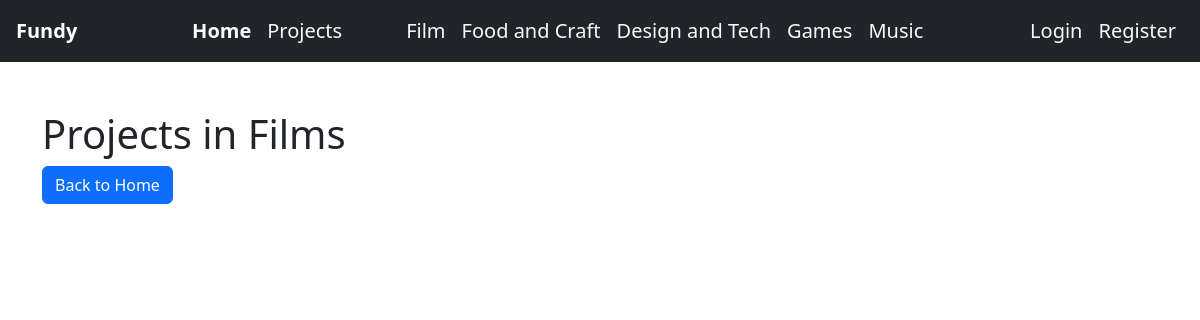
The app's page /category/1/, older data.
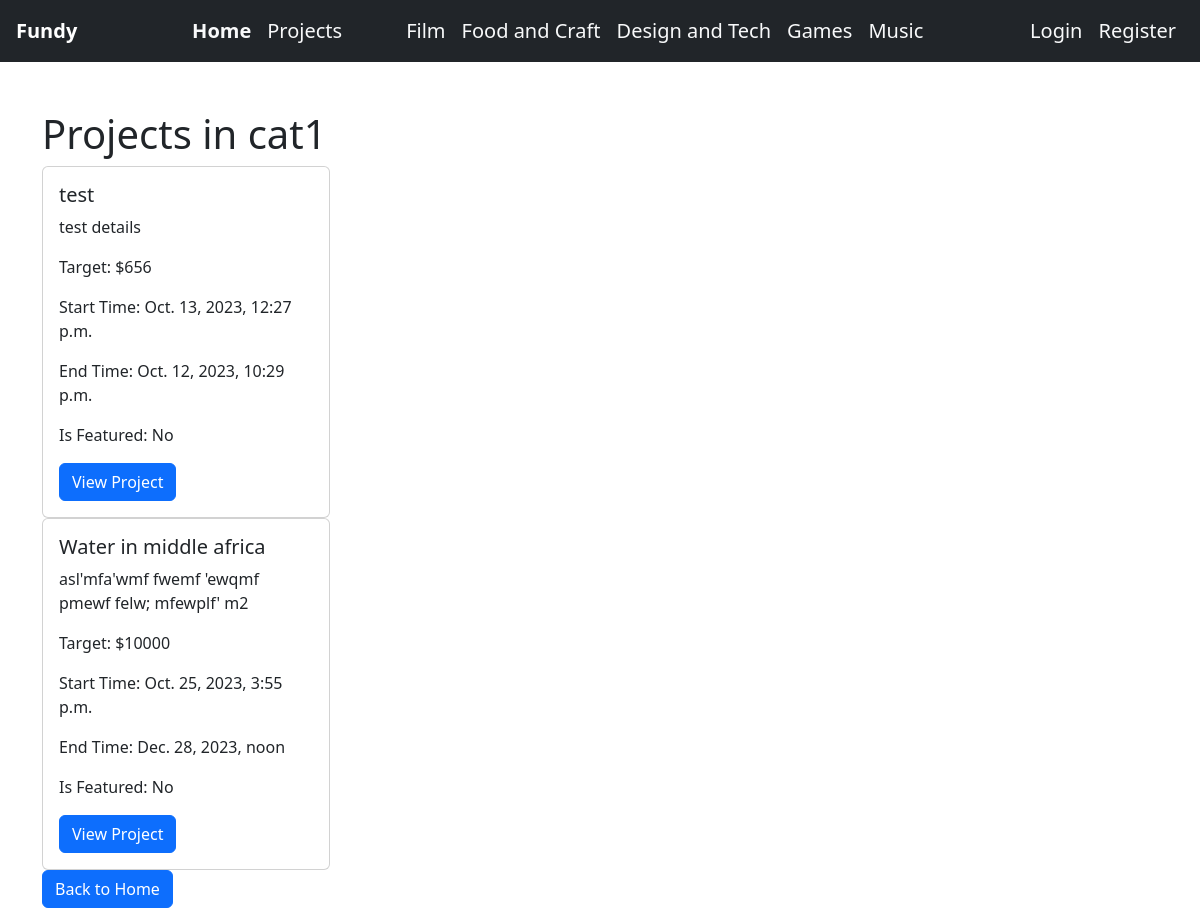
The same page, newer data.
### projects/models.py (models this page shows, shortened)
class CategoriesModel(models.Model):
    name = models.CharField(max_length=50)

class ProjectsModel(models.Model):
    user=models.ForeignKey(UserProfile, related_name='projects',on_delete=models.CASCADE)
    title = models.CharField(max_length=200)
    details = models.TextField(max_length=500)
    category = models.ManyToManyField(CategoriesModel)
    target = models.IntegerField()
    tags = models.ManyToManyField(TagsModel)
    start_time = models.DateTimeField()
    end_time = models.DateTimeField()
    is_featured = models.BooleanField(default=False)
    completed=models.BooleanField(default=False)
    closed=models.BooleanField(default=False)

### projects/views.py (the view)
# urls.py: path("category/<int:category_id>/", views.category_projects, name="category"
def category_projects(request, category_id):
    category = CategoriesModel.objects.get(pk=category_id)
    projects = ProjectsModel.objects.filter(category=category)
    return render(
        request,
        "projects/category_projects.html",
        {"category": category, "projects": projects},
    )

### projects/templates/projects/category_projects.html
{% extends 'base.html'%}
{% load static %}
{%block body%}
    <h1>Projects in {{ category.name }}</h1>
        {% for project in projects %}
            <div class="card d-flex" style="width: 18rem;">
                <div class="card-body">
                    <h5 class="card-title">{{ project.title }}</h5>
                    <p class="card-text">{{ project.details }}</p>
                    <p>Target: ${{ project.target }}</p>
                    <p>Start Time: {{ project.start_time }}</p>
                    <p>End Time: {{ project.end_time }}</p>
                    <p>Is Featured: {% if project.is_featured %}Yes{% else %}No{% endif %}</p>
                    <a href="{% url 'projectDetails' project.id%}" class="btn btn-primary">View Project</a>
                </div>
            </div>
        {% endfor %}
    <a href="{% url 'home' %}" class="btn btn-primary">Back to Home</a>
    {%endblock%}

Row changes from the older to the newer data that the page shows:
changed CategoriesModel: name "Films" → "cat1"
added ProjectsModel: title "test", details "test details", target "656", start_time "Oct. 13, 2023, 12:27 p.m.", end_time "Oct. 12, 2023, 10:29 p.m.", is_featured "No"
now on this page (row edited): ProjectsModel: title "Water in middle africa", details "asl'mfa'wmf fwemf 'ewqmf pmewf felw; mfewplf' m2", target "10000", start_time "Oct. 25, 2023, 3:55 p.m.", end_time "Dec. 28, 2023, noon", is_featured "No"
